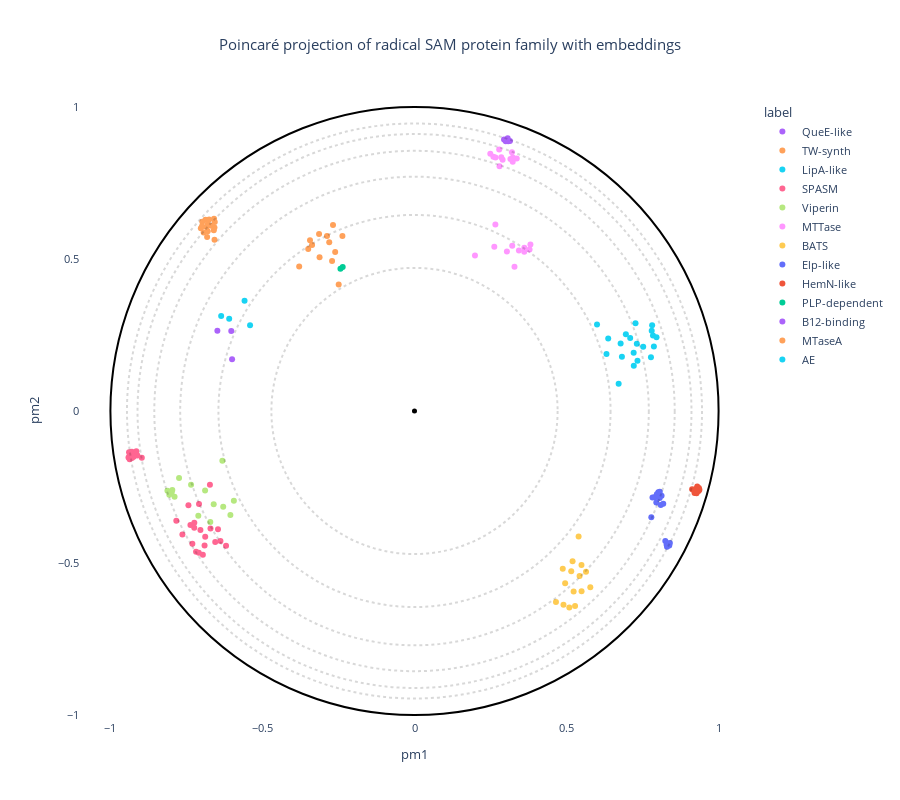

Notebook cell for this chart:
### Code cell
# OPTIONS =================================================
#Here you can set different parameters to color & annotate the resulting projection:
title = "Poincaré projection of radical SAM protein family with embeddings" 
#----------------------------------------------------------
# Select the coloring from annotation .csv file:
labels_name = "label"
# Select classes to label among the "labels_name" or "second_labels_name" column (comma separated list):
second_labels_name = ""
labels_text = []
show_text = False
#----------------------------------------------------------
# Use a custom color palette:
color_palette = colour_palette #Default: None
use_custom_palette = True
#==========================================================


#Check projection visualization parameters
#Labels name
if labels_name == "":
    labels_name = None
elif labels_name not in annotation_names:
    raise NameError(f"labels_name {labels_name} is not in the availables annotations.\nAvailables annotations: {annotation_names}")
#Second labels name
if second_labels_name == "":
    second_labels_name = None
elif second_labels_name not in annotation_names:
    raise NameError(f'"second_labels_name" {second_labels_name} is not in the availables annotations.\nAvailables annotations: {annotation_names}')

if not use_custom_palette:
    color_palette = None

#Plot graph
fig = plot_embedding_interactive(df_embedding, 
                                 labels_name = labels_name,
                                 second_labels_name = second_labels_name, 
                                 show_text = show_text,
                                 labels_text = labels_text,
                                 color_palette = color_palette, 
                                 title = title, 
                                 fontsize = 11)
fig.show()

### Figure 1 — Plotly figure (JSON) as saved in the notebook; plotly's stock layout.template omitted (floating-point values rounded to 4 significant figures)
{"data": [{"customdata": [[1, "A0A0H3KB22", "QueE-like"], [92, "P64554", "QueE-like"], [118, "Q2G1X7", "QueE-like"]], "hovertemplate": "<b>%{hovertext}</b><br><br>label=%{customdata[2]}<br>pm1=%{x}<br>pm2=%{y}<br>proteins_id=%{customdata[0]}<br>accession=%{customdata[1]}<extra></extra>", "hovertext": ["QueE-like", "QueE-like", "QueE-like"], "legendgroup": "QueE-like", "marker": {"color": "#ab63fa", "symbol": "circle"}, "mode": "markers", "name": "QueE-like", "orientation": "v", "showlegend": true, "type": "scatter", "x": [-0.6025, -0.6482, -0.5999], "xaxis": "x", "y": [0.263, 0.2641, 0.1704], "yaxis": "y"}, {"customdata": [[2, "A0A0R0FIC1", "TW-synth"], [3, "A0A0R0GAG6", "TW-synth"], [9, "A0A1D6L6E5", "TW-synth"], [20, "A4HSJ7", "TW-synth"], [21, "A4HWP3", "TW-synth"], [30, "B5DF48", "TW-synth"], [74, "O59761", "TW-synth"], [97, "Q08960", "TW-synth"], [98, "Q08C92", "TW-synth"], [128, "Q4CXG8", "TW-synth"], [135, "Q4E0Z1", "TW-synth"], [152, "Q6NUM6", "TW-synth"], [162, "Q8BJM7", "TW-synth"], [167, "Q8H8N3", "TW-synth"], [168, "Q8I3L6", "TW-synth"], [175, "Q8RXN5", "TW-synth"]], "hovertemplate": "<b>%{hovertext}</b><br><br>label=%{customdata[2]}<br>pm1=%{x}<br>pm2=%{y}<br>proteins_id=%{customdata[0]}<br>accession=%{customdata[1]}<extra></extra>", "hovertext": ["TW-synth", "TW-synth", "TW-synth", "TW-synth", "TW-synth", "TW-synth", "TW-synth", "TW-synth", "TW-synth", "TW-synth", "TW-synth", "TW-synth", "TW-synth", "TW-synth", "TW-synth", "TW-synth"], "legendgroup": "TW-synth", "marker": {"color": "#FFA15A", "symbol": "circle"}, "mode": "markers", "name": "TW-synth", "orientation": "v", "showlegend": true, "type": "scatter", "x": [-0.6842, -0.6933, -0.7026, -0.6578, -0.66, -0.6873, -0.6754, -0.6568, -0.682, -0.6799, -0.6576, -0.6688, -0.6978, -0.6988, -0.6592, -0.6798], "xaxis": "x", "y": [0.6052, 0.5873, 0.6013, 0.6033, 0.5941, 0.6289, 0.6294, 0.6216, 0.5724, 0.591, 0.5635, 0.6091, 0.6224, 0.6072, 0.632, 0.6139], "yaxis": "y"}, {"customdata": [[4, "A0A0R4J536", "LipA-like"], [23, "A4HY57", "LipA-like"], [32, "B8A031", "LipA-like"], [35, "C0PN26", "LipA-like"], [69, "O13642", "LipA-like"], [73, "O43766", "LipA-like"], [87, "P32875", "LipA-like"], [91, "P60716", "LipA-like"], [107, "Q21452", "LipA-like"], [116, "Q2FZX4", "LipA-like"], [129, "Q4DC43", "LipA-like"], [134, "Q4DYL7", "LipA-like"], [148, "Q5XIH4", "LipA-like"], [149, "Q5ZAQ2", "LipA-like"], [151, "Q6L534", "LipA-like"], [154, "Q6PHG4", "LipA-like"], [156, "Q7JQW6", "LipA-like"], [159, "Q7XRF1", "LipA-like"], [170, "Q8IDQ0", "LipA-like"], [173, "Q8LEE8", "LipA-like"]], "hovertemplate": "<b>%{hovertext}</b><br><br>label=%{customdata[2]}<br>pm1=%{x}<br>pm2=%{y}<br>proteins_id=%{customdata[0]}<br>accession=%{customdata[1]}<extra></extra>", "hovertext": ["LipA-like", "LipA-like", "LipA-like", "LipA-like", "LipA-like", "LipA-like", "LipA-like", "LipA-like", "LipA-like", "LipA-like", "LipA-like", "LipA-like", "LipA-like", "LipA-like", "LipA-like", "LipA-like", "LipA-like", "LipA-like", "LipA-like", "LipA-like"], "legendgroup": "LipA-like", "marker": {"color": "#19d3f3", "symbol": "circle"}, "mode": "markers", "name": "LipA-like", "orientation": "v", "showlegend": true, "type": "scatter", "x": [0.78, 0.6313, 0.7842, 0.7269, 0.7211, 0.7776, 0.6821, 0.7815, 0.6779, 0.6713, 0.637, 0.6002, 0.7872, 0.7093, 0.695, 0.7207, 0.7521, 0.7959, 0.7333, 0.7311], "xaxis": "x", "y": [0.2642, 0.1872, 0.2486, 0.2885, 0.149, 0.1766, 0.178, 0.2816, 0.2221, 0.08972, 0.2383, 0.2846, 0.212, 0.2398, 0.2522, 0.1919, 0.2115, 0.2428, 0.1649, 0.2207], "yaxis": "y"}, {"customdata": [[5, "A0A0Z8EWX1", "SPASM"], [14, "A0A1I5E523", "SPASM"], [19, "A3DDW1", "SPASM"], [38, "D3ZVG1", "SPASM"], [41, "EIC300131", "SPASM"], [44, "HED132381", "SPASM"], [48, "I1KTQ5", "SPASM"], [57, "MBI19861291", "SPASM"], [58, "MBL84112071", "SPASM"], [59, "MBL84891351", "SPASM"], [60, "MBM41893231", "SPASM"], [62, "MBO69482481", "SPASM"], [63, "MBS03225261", "SPASM"], [64, "MBS03678631", "SPASM"], [65, "MBU07513571", "SPASM"], [67, "NOQ145911", "SPASM"], [68, "NWG304921", "SPASM"], [72, "O31423", "SPASM"], [77, "OQW784741", "SPASM"], [84, "P30745", "SPASM"], [93, "P69848", "SPASM"], [94, "P9WJS3", "SPASM"], [100, "Q0E297", "SPASM"], [103, "Q0TTH1", "SPASM"], [106, "Q20624", "SPASM"], [120, "Q2QQ49", "SPASM"], [123, "Q39055", "SPASM"], [125, "Q46CH7", "SPASM"], [138, "Q54NM6", "SPASM"], [145, "Q5RKZ7", "SPASM"], [165, "Q8G907", "SPASM"], [172, "Q8IQF1", "SPASM"]], "hovertemplate": "<b>%{hovertext}</b><br><br>label=%{customdata[2]}<br>pm1=%{x}<br>pm2=%{y}<br>proteins_id=%{customdata[0]}<br>accession=%{customdata[1]}<extra></extra>", "hovertext": ["SPASM", "SPASM", "SPASM", "SPASM", "SPASM", "SPASM", "SPASM", "SPASM", "SPASM", "SPASM", "SPASM", "SPASM", "SPASM", "SPASM", "SPASM", "SPASM", "SPASM", "SPASM", "SPASM", "SPASM", "SPASM", "SPASM", "SPASM", "SPASM", "SPASM", "SPASM", "SPASM", "SPASM", "SPASM", "SPASM", "SPASM", "SPASM"], "legendgroup": "SPASM", "marker": {"color": "#FF6692", "symbol": "circle"}, "mode": "markers", "name": "SPASM", "orientation": "v", "showlegend": true, "type": "scatter", "x": [-0.6727, -0.6381, -0.7633, -0.9369, -0.7369, -0.7305, -0.9293, -0.7093, -0.7183, -0.6553, -0.696, -0.6462, -0.6903, -0.6883, -0.704, -0.7434, -0.6708, -0.7241, -0.7243, -0.8968, -0.9148, -0.9111, -0.9387, -0.7833, -0.9192, -0.9293, -0.9366, -0.6198, -0.9237, -0.9405, -0.7086, -0.9291], "xaxis": "x", "y": [-0.2426, -0.4273, -0.4065, -0.159, -0.3753, -0.4366, -0.1337, -0.4663, -0.463, -0.4311, -0.4731, -0.3889, -0.4423, -0.4137, -0.3917, -0.3104, -0.3866, -0.3674, -0.384, -0.1538, -0.1327, -0.1468, -0.1355, -0.3607, -0.1422, -0.144, -0.1452, -0.4432, -0.1507, -0.1527, -0.3055, -0.1545], "yaxis": "y"}, {"customdata": [[6, "A0A1B8PDY4", "Viperin"], [11, "A0A1F2VBE7", "Viperin"], [12, "A0A1F2WQF4", "Viperin"], [13, "A0A1I3QG02", "Viperin"], [15, "A0A2V9HK14", "Viperin"], [16, "A0A3D4P501", "Viperin"], [17, "A0A3N0ANJ2", "Viperin"], [18, "A0A661U9F1", "Viperin"], [27, "A7RNF3", "Viperin"], [33, "B9M511", "Viperin"], [43, "H2JHX2", "Viperin"], [76, "O70600", "Viperin"], [143, "Q5RH95", "Viperin"], [164, "Q8CBB9", "Viperin"], [176, "Q8WXG1", "Viperin"]], "hovertemplate": "<b>%{hovertext}</b><br><br>label=%{customdata[2]}<br>pm1=%{x}<br>pm2=%{y}<br>proteins_id=%{customdata[0]}<br>accession=%{customdata[1]}<extra></extra>", "hovertext": ["Viperin", "Viperin", "Viperin", "Viperin", "Viperin", "Viperin", "Viperin", "Viperin", "Viperin", "Viperin", "Viperin", "Viperin", "Viperin", "Viperin", "Viperin"], "legendgroup": "Viperin", "marker": {"color": "#B6E880", "symbol": "circle"}, "mode": "markers", "name": "Viperin", "orientation": "v", "showlegend": true, "type": "scatter", "x": [-0.7348, -0.6319, -0.711, -0.7743, -0.6054, -0.594, -0.6886, -0.6291, -0.7984, -0.6715, -0.6603, -0.7891, -0.7965, -0.8062, -0.8125], "xaxis": "x", "y": [-0.2429, -0.1634, -0.3441, -0.2203, -0.342, -0.2948, -0.2617, -0.3149, -0.2677, -0.3648, -0.3065, -0.2823, -0.26, -0.2755, -0.2622], "yaxis": "y"}, {"customdata": [[7, "A0A1D6F795", "MTTase"], [28, "B4FFP5", "MTTase"], [37, "C6KT59", "MTTase"], [52, "I1LNN6", "MTTase"], [53, "K7K4A9", "MTTase"], [54, "K7LNH5", "MTTase"], [80, "P0AEI1", "MTTase"], [81, "P0AEI4", "MTTase"], [99, "Q09316", "MTTase"], [101, "Q0JD33", "MTTase"], [113, "Q2FXZ6", "MTTase"], [114, "Q2FZ02", "MTTase"], [122, "Q2R1U4", "MTTase"], [132, "Q4DT80", "MTTase"], [133, "Q4DXJ3", "MTTase"], [137, "Q54KV4", "MTTase"], [147, "Q5VV42", "MTTase"], [153, "Q6PG34", "MTTase"], [157, "Q7K4W1", "MTTase"], [163, "Q8BTW8", "MTTase"], [166, "Q8H0V1", "MTTase"], [174, "Q8MXQ7", "MTTase"], [177, "Q91WE6", "MTTase"]], "hovertemplate": "<b>%{hovertext}</b><br><br>label=%{customdata[2]}<br>pm1=%{x}<br>pm2=%{y}<br>proteins_id=%{customdata[0]}<br>accession=%{customdata[1]}<extra></extra>", "hovertext": ["MTTase", "MTTase", "MTTase", "MTTase", "MTTase", "MTTase", "MTTase", "MTTase", "MTTase", "MTTase", "MTTase", "MTTase", "MTTase", "MTTase", "MTTase", "MTTase", "MTTase", "MTTase", "MTTase", "MTTase", "MTTase", "MTTase", "MTTase"], "legendgroup": "MTTase", "marker": {"color": "#FF97FF", "symbol": "circle"}, "mode": "markers", "name": "MTTase", "orientation": "v", "showlegend": true, "type": "scatter", "x": [0.3288, 0.3234, 0.3362, 0.323, 0.3038, 0.3609, 0.1989, 0.2492, 0.3783, 0.3204, 0.266, 0.2624, 0.3214, 0.3155, 0.2897, 0.3812, 0.2594, 0.2852, 0.2796, 0.3612, 0.3434, 0.2785, 0.2665], "xaxis": "x", "y": [0.4743, 0.8337, 0.8306, 0.8198, 0.5241, 0.5233, 0.5112, 0.8456, 0.5312, 0.8507, 0.6129, 0.5402, 0.5433, 0.8284, 0.8259, 0.5473, 0.8364, 0.8347, 0.8052, 0.5372, 0.5278, 0.86, 0.8337], "yaxis": "y"}, {"customdata": [[8, "A0A1D6KKP7", "BATS"], [10, "A0A1D8PS33", "BATS"], [31, "B6TM42", "BATS"], [36, "C6FX51", "BATS"], [51, "I1LIK7", "BATS"], [75, "O59778", "BATS"], [82, "P12996", "BATS"], [83, "P30140", "BATS"], [86, "P32451", "BATS"], [90, "P54967", "BATS"], [95, "P9WPQ7", "BATS"], [110, "Q2FVJ7", "BATS"], [124, "Q3ABV3", "BATS"], [126, "Q46E78", "BATS"], [150, "Q69U93", "BATS"]], "hovertemplate": "<b>%{hovertext}</b><br><br>label=%{customdata[2]}<br>pm1=%{x}<br>pm2=%{y}<br>proteins_id=%{customdata[0]}<br>accession=%{customdata[1]}<extra></extra>", "hovertext": ["BATS", "BATS", "BATS", "BATS", "BATS", "BATS", "BATS", "BATS", "BATS", "BATS", "BATS", "BATS", "BATS", "BATS", "BATS"], "legendgroup": "BATS", "marker": {"color": "#FECB52", "symbol": "circle"}, "mode": "markers", "name": "BATS", "orientation": "v", "showlegend": true, "type": "scatter", "x": [0.4875, 0.5233, 0.5198, 0.5091, 0.5429, 0.4954, 0.5155, 0.4652, 0.5494, 0.5396, 0.5491, 0.5782, 0.4899, 0.528, 0.5641], "xaxis": "x", "y": [-0.5189, -0.5937, -0.4938, -0.6466, -0.5424, -0.5662, -0.5272, -0.6283, -0.5927, -0.4124, -0.5065, -0.5793, -0.6371, -0.6415, -0.5287], "yaxis": "y"}, {"customdata": [[22, "A4HWS3", "Elp-like"], [24, "A4I0J4", "Elp-like"], [29, "B4FJY4", "Elp-like"], [34, "C0PGU3", "Elp-like"], [39, "D4ACM1", "Elp-like"], [47, "I1JXG5", "Elp-like"], [70, "O14023", "Elp-like"], [96, "Q02908", "Elp-like"], [105, "Q1ZXC6", "Elp-like"], [108, "Q23651", "Elp-like"], [111, "Q2FXH0", "Elp-like"], [127, "Q4CUJ9", "Elp-like"], [130, "Q4DKU2", "Elp-like"], [131, "Q4DPP3", "Elp-like"], [144, "Q5RIC0", "Elp-like"], [158, "Q7X7L3", "Elp-like"], [169, "Q8I5E0", "Elp-like"], [179, "Q93ZR1", "Elp-like"]], "hovertemplate": "<b>%{hovertext}</b><br><br>label=%{customdata[2]}<br>pm1=%{x}<br>pm2=%{y}<br>proteins_id=%{customdata[0]}<br>accession=%{customdata[1]}<extra></extra>", "hovertext": ["Elp-like", "Elp-like", "Elp-like", "Elp-like", "Elp-like", "Elp-like", "Elp-like", "Elp-like", "Elp-like", "Elp-like", "Elp-like", "Elp-like", "Elp-like", "Elp-like", "Elp-like", "Elp-like", "Elp-like", "Elp-like"], "legendgroup": "Elp-like", "marker": {"color": "#636efa", "symbol": "circle"}, "mode": "markers", "name": "Elp-like", "orientation": "v", "showlegend": true, "type": "scatter", "x": [0.829, 0.8248, 0.8017, 0.7969, 0.7826, 0.8125, 0.8098, 0.818, 0.7891, 0.7953, 0.7788, 0.8378, 0.8337, 0.8304, 0.8062, 0.8066, 0.8398, 0.8014], "xaxis": "x", "y": [-0.44, -0.4275, -0.2671, -0.2738, -0.2847, -0.2783, -0.309, -0.3052, -0.2839, -0.3006, -0.3493, -0.442, -0.4361, -0.4462, -0.2858, -0.2658, -0.4341, -0.2833], "yaxis": "y"}, {"customdata": [[25, "A4IGH2", "HemN-like"], [46, "I1JXG4", "HemN-like"], [55, "L4IZD0", "HemN-like"], [56, "MBB2876758-1", "HemN-like"], [61, "MBN8969022-1", "HemN-like"], [66, "MCA0419989-1", "HemN-like"], [85, "P32131", "HemN-like"], [89, "P52062", "HemN-like"], [112, "Q2FXY9", "HemN-like"], [121, "Q2QU90", "HemN-like"], [139, "Q54VE8", "HemN-like"], [146, "Q5SUV1", "HemN-like"]], "hovertemplate": "<b>%{hovertext}</b><br><br>label=%{customdata[2]}<br>pm1=%{x}<br>pm2=%{y}<br>proteins_id=%{customdata[0]}<br>accession=%{customdata[1]}<extra></extra>", "hovertext": ["HemN-like", "HemN-like", "HemN-like", "HemN-like", "HemN-like", "HemN-like", "HemN-like", "HemN-like", "HemN-like", "HemN-like", "HemN-like", "HemN-like"], "legendgroup": "HemN-like", "marker": {"color": "#EF553B", "symbol": "circle"}, "mode": "markers", "name": "HemN-like", "orientation": "v", "showlegend": true, "type": "scatter", "x": [0.9208, 0.9241, 0.9293, 0.9352, 0.9324, 0.9342, 0.9369, 0.921, 0.9131, 0.9276, 0.9297, 0.9264], "xaxis": "x", "y": [-0.264, -0.2576, -0.2548, -0.2534, -0.2574, -0.2635, -0.259, -0.2697, -0.2571, -0.2705, -0.2484, -0.2641], "yaxis": "y"}, {"customdata": [[26, "A4J6G2", "PLP-dependent"], [160, "Q841K7", "PLP-dependent"]], "hovertemplate": "<b>%{hovertext}</b><br><br>label=%{customdata[2]}<br>pm1=%{x}<br>pm2=%{y}<br>proteins_id=%{customdata[0]}<br>accession=%{customdata[1]}<extra></extra>", "hovertext": ["PLP-dependent", "PLP-dependent"], "legendgroup": "PLP-dependent", "marker": {"color": "#00cc96", "symbol": "circle"}, "mode": "markers", "name": "PLP-dependent", "orientation": "v", "showlegend": true, "type": "scatter", "x": [-0.2361, -0.2435], "xaxis": "x", "y": [0.4735, 0.468], "yaxis": "y"}, {"customdata": [[40, "E4N8S5", "B12-binding"], [71, "O24770", "B12-binding"], [119, "Q2MFI7", "B12-binding"], [140, "Q56184", "B12-binding"], [141, "Q5IW0", "B12-binding"], [155, "Q70KE5", "B12-binding"]], "hovertemplate": "<b>%{hovertext}</b><br><br>label=%{customdata[2]}<br>pm1=%{x}<br>pm2=%{y}<br>proteins_id=%{customdata[0]}<br>accession=%{customdata[1]}<extra></extra>", "hovertext": ["B12-binding", "B12-binding", "B12-binding", "B12-binding", "B12-binding", "B12-binding"], "legendgroup": "B12-binding", "marker": {"color": "#ab63fa", "symbol": "circle"}, "mode": "markers", "name": "B12-binding", "orientation": "v", "showlegend": true, "type": "scatter", "x": [0.3014, 0.3065, 0.3081, 0.2944, 0.3139, 0.3], "xaxis": "x", "y": [0.8913, 0.8969, 0.8867, 0.8926, 0.8876, 0.887], "yaxis": "y"}, {"customdata": [[42, "F4IVY6", "MTaseA"], [45, "I1JHY9", "MTaseA"], [49, "I1KXG4", "MTaseA"], [50, "I1LFP7", "MTaseA"], [88, "P36979", "MTaseA"], [102, "Q0JKY3", "MTaseA"], [104, "Q10QB5", "MTaseA"], [115, "Q2FZ66", "MTaseA"], [136, "Q54J76", "MTaseA"], [142, "Q5JM88", "MTaseA"], [161, "Q84JV6", "MTaseA"], [171, "Q8IM25", "MTaseA"], [178, "Q93XX3", "MTaseA"]], "hovertemplate": "<b>%{hovertext}</b><br><br>label=%{customdata[2]}<br>pm1=%{x}<br>pm2=%{y}<br>proteins_id=%{customdata[0]}<br>accession=%{customdata[1]}<extra></extra>", "hovertext": ["MTaseA", "MTaseA", "MTaseA", "MTaseA", "MTaseA", "MTaseA", "MTaseA", "MTaseA", "MTaseA", "MTaseA", "MTaseA", "MTaseA", "MTaseA"], "legendgroup": "MTaseA", "marker": {"color": "#FFA15A", "symbol": "circle"}, "mode": "markers", "name": "MTaseA", "orientation": "v", "showlegend": true, "type": "scatter", "x": [-0.271, -0.3139, -0.2371, -0.3436, -0.268, -0.2877, -0.3495, -0.2493, -0.3368, -0.2608, -0.3122, -0.3792, -0.2804], "xaxis": "x", "y": [0.4932, 0.5817, 0.5756, 0.5614, 0.6119, 0.5758, 0.533, 0.4158, 0.5462, 0.5232, 0.506, 0.4754, 0.5551], "yaxis": "y"}, {"customdata": [[78, "P0A9N4", "AE"], [79, "P0A9N8", "AE"], [109, "Q2FV03", "AE"], [117, "Q2G1D7", "AE"]], "hovertemplate": "<b>%{hovertext}</b><br><br>label=%{customdata[2]}<br>pm1=%{x}<br>pm2=%{y}<br>proteins_id=%{customdata[0]}<br>accession=%{customdata[1]}<extra></extra>", "hovertext": ["AE", "AE", "AE", "AE"], "legendgroup": "AE", "marker": {"color": "#19d3f3", "symbol": "circle"}, "mode": "markers", "name": "AE", "orientation": "v", "showlegend": true, "type": "scatter", "x": [-0.5407, -0.6094, -0.6358, -0.5589], "xaxis": "x", "y": [0.2817, 0.3036, 0.3121, 0.3625], "yaxis": "y"}], "layout": {"font": {"size": 11}, "height": 800, "legend": {"title": {"text": "label"}, "tracegroupgap": 0}, "plot_bgcolor": "rgba(0, 0, 0, 0)", "shapes": [{"line": {"color": "black", "dash": "dot"}, "opacity": 0.15, "type": "circle", "x0": -0.4706, "x1": 0.4706, "y0": -0.4706, "y1": 0.4706}, {"line": {"color": "black", "dash": "dot"}, "opacity": 0.15, "type": "circle", "x0": -0.6447, "x1": 0.6447, "y0": -0.6447, "y1": 0.6447}, {"line": {"color": "black", "dash": "dot"}, "opacity": 0.15, "type": "circle", "x0": -0.7705, "x1": 0.7705, "y0": -0.7705, "y1": 0.7705}, {"line": {"color": "black", "dash": "dot"}, "opacity": 0.15, "type": "circle", "x0": -0.8557, "x1": 0.8557, "y0": -0.8557, "y1": 0.8557}, {"line": {"color": "black", "dash": "dot"}, "opacity": 0.15, "type": "circle", "x0": -0.9108, "x1": 0.9108, "y0": -0.9108, "y1": 0.9108}, {"line": {"color": "black", "dash": "dot"}, "opacity": 0.15, "type": "circle", "x0": -0.9455, "x1": 0.9455, "y0": -0.9455, "y1": 0.9455}, {"line": {"color": "Black"}, "type": "circle", "x0": -1, "x1": 1, "xref": "x", "y0": -1, "y1": 1, "yref": "y"}, {"fillcolor": "Black", "line": {"color": "Black"}, "type": "circle", "x0": -0.005, "x1": 0.005, "xref": "x", "y0": -0.005, "y1": 0.005, "yref": "y"}], "title": {"text": "Poincaré projection of radical SAM protein family with embeddings", "x": 0.5}, "xaxis": {"anchor": "y", "constrain": "domain", "domain": [0, 1], "range": [-1.1, 1.1], "title": {"text": "pm1"}}, "yaxis": {"anchor": "x", "domain": [0, 1], "scaleanchor": "x", "scaleratio": 1, "title": {"text": "pm2"}}, "yaxis2": {"layer": "below traces", "matches": "y", "overlaying": "y"}}}
